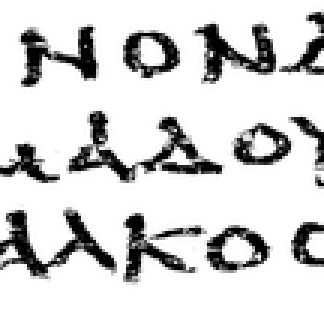
#> input picture files/original_bin/test_kp/4/orig_bin_02_ppp.png, 108 x 105 px, shrunk from 372 x 364 before the run, given as the content of the folder esktop/MT/papyrus-char-spotting/files/original_bin/test_kp/1, which was not available (shown 3 times larger)
$ python graph_creator.py   (older library calls are emulated)
#> lines starting #> are read from the running program, lines starting #| are printed output that depends on the picture; after the words box and inside, x2 and y2 are one past the last pixel; in counts of white or black regions, pixels touching at a corner belong together; long printed decimals are rounded; pictures that were not available may be replaced by others from this repository, and a replacement may not be noted
### python/contour_graph_creation.py
# -*- coding: utf-8 -*-
"""
Created on Sat May 30 10:01:00 2020

@author: Gwenael
"""

import numpy as np
import cv2 as cv
import matplotlib.pyplot as plt
import os
import glob
import skimage.morphology
import itertools
import copy
import random


def get_contours(img):
    """
    gets the contours with OpenCV's function

    Parameters
    ----------
    img : int array
        preprocessed binarized image
        (white background and black foreground)

    Returns
    -------
    cont : array
        array of arrays, one array for each contour

    """
    # negative image (black background)
    t, img = cv.threshold(img, 200, 1, cv.THRESH_BINARY_INV)
    img, cont, h = cv.findContours(img, cv.RETR_TREE, cv.CHAIN_APPROX_NONE)
    return cont

def fill_nodes_edges(cont,D):
    """
    fills the nodes and edges of a contour, nodes have distance d following
    the contour.
    The contour points seem to be given in order for each contour part by the
    OpenCV function.
    Node indices are easy to determine, so are edges
    (each node to its successor, with one more edge for linking start and finish).

    Parameters
    ----------
    cont : array
        coordinates of one contour
    d : int
        distance between nodes.

    Returns
    -------
    V_i : set
        index of the nodes (in the contour)
    E_i : set
        edges of the contour

    """
    V_i = set()
    E_i = set()
    L = len(cont)
    pts =  np.arange(0, L, D)
    for node in pts:
        V_i.add(node)
    # supplementary edge
    E_i.add(tuple(sorted((pts[0],pts[-1]))))
    for n in range(len(pts)-1):
        E_i.add(tuple(sorted((pts[n],pts[n+1]))))
    return V_i, E_i


def flatten(contours, Vc, Ec):
    """
    creates a unique array with all coordinates (no more separation between different
    contour parts) and a unique set of edges
    since we have unique indices, so the node set V is not needed anymore

    Parameters
    ----------
    contours : array
        coordinates of all contours
    Vc : dict
        dictionary of sets, index of nodes for each contour
    Ec : dict
        dictionary of sets, index of edges for each contour

    Returns
    -------
    coords : array
        coordinates in one array, no more contour separation
    E : set
        set of edges, using indices of coords

    """
    coords = []
    # used for storing temporary references for edges indexing
    index = [{} for i in contours]
    E = set()
    ind = 0
    # remember that nodes are ordered when produced
    for n, cc in enumerate(Vc):
        for node in Vc[cc]:
            coords.append(contours[n][node])
            index[n][node] = ind
            ind += 1
    # use the correct node index
    for n, cc in enumerate(Ec):
        for edge in Ec[cc]:
            n1 = edge[0]
            n2 = edge[1]
            i1 = index[n][n1]
            i2 = index[n][n2]
            E.add((i1, i2))
    return coords, E

# [54 lines left out: function display_img_graph, not called in this run]

def better_disp(img, contours, coords, E, name, D, v=0, mode='d', f=2):
    img = cv.resize(img, (0,0), fx=f, fy=f, interpolation=cv.INTER_NEAREST)
    img_blank = np.full((img.shape[0],img.shape[1]), 0, dtype='uint8')
    for i in range(len(contours)):
        contours[i] = contours[i]*f
    img_cont = cv.drawContours(img_blank, contours, -1, 255, 1)
    img_rgb = cv.cvtColor(img, cv.COLOR_GRAY2RGB)
    black = np.where(img == 0)
    for n in range(len(black[0])):
        img_rgb[black[0][n],black[1][n],:] = (200, 200, 200)
    for edge in E:
        n1 = edge[0]
        x1 = coords[n1][0]*f
        y1 = coords[n1][1]*f
        n2 = edge[1]
        x2 = coords[n2][0]*f
        y2 = coords[n2][1]*f
        cv.line(img_rgb, (x1, y1), (x2, y2), (150, 150, 150), 1)
    for node in coords:
        x = node[1]*f
        y = node[0]*f
        img_rgb[max(x-2,0):x+2,max(y-2,0):y+2] =(0,0,0)
    if mode == 'd':
        plt.subplot(2,1,1),plt.imshow(img_cont, cmap='gray')
        plt.subplot(2,1,2), plt.imshow(img_rgb)
        plt.tight_layout()
        plt.show()
    if mode == 's':
        location = 'C:/Users/Gwenael/Desktop/MT/papyrus-char-spotting/files/good_graph_images/cont/'
        if not os.path.exists(location):
            os.makedirs(location)
        if v != 0:
            plt.imsave(location+name+'_DP_'+str(v)+'.png', img_rgb)
        else:
            plt.imsave(location+name+'_D_'+str(D)+'.png', img_rgb)


def create_gxl(coords, E, name, D, v=None):
    """
    create a .gxl file containing the name, infos, standard deviations,
    normalized coordinates of nodes and edges of the graph

    Parameters
    ----------
    coords : array
        coordinates of the nodes
    E : set
        edges
    name : string
        name of the graph

    Returns
    -------
    None.

    """
    location = 'C:/Users/Gwenael/Desktop/MT/papyrus-char-spotting/files/graphs/contour/gxl/test_cont/'
    if v is not None:
        location = location + 'v_'+str(v)+'/'
    # location = 'C:/Users/Gwenael/Desktop/MT/graphs-gwenael/papyrus/test/'
    if not os.path.exists(location):
        os.makedirs(location)
    filename = location+name+'.gxl'
    header_lines = [
        '<?xml version="1.0" encoding="UTF-8"?>\n',
        '<!DOCTYPE gxl SYSTEM "http://www.gupro.de/GXL/gxl-1.0.dtd">\n',
        '<gxl>\n',
        '<graph edgeids="false" edgemode="undirected" id="'+name+'">\n']
    footer_lines = [
        '</graph>\n',
        '</gxl>']
    if len(coords) > 1:
        means = np.mean(coords, axis = 0)
        stdev = np.std(coords, axis = 0)
        max_val = np.amax(coords, axis = 0)
        # normalize coordinates: x_norm = (x - mean_x) / std_x, y_norm = (y - mean_y) / std_y
        if (stdev[0] != 0) and (stdev[1] != 0):
            file = open(filename, 'w')
            file.writelines(header_lines)
            norm_coords = [[(node[0] - means[0]) / stdev[0], (node[1] - means[1]) / stdev[1]] for node in coords]
            # keep mean, standard deviation, max values
            string = f'\t<attr name="x_mean">\n\t\t<float>{means[0]}</float>\n\t</attr>\n' \
                f'\t<attr name="y_mean">\n\t\t<float>{means[1]}</float>\n\t</attr>\n' \
                f'\t<attr name="x_std">\n\t\t<float>{stdev[0]}</float>\n\t</attr>\n' \
                f'\t<attr name="y_std">\n\t\t<float>{stdev[1]}</float>\n\t</attr>\n' \
                f'\t<attr name="x_max">\n\t\t<float>{max_val[0]}</float>\n\t</attr>\n' \
                f'\t<attr name="y_max">\n\t\t<float>{max_val[1]}</float>\n\t</attr>\n'
            file.write(string)
            # write all nodes
            for i, node in enumerate(norm_coords):
                string = f'\t<node id="{name}_{i}">\n' \
                    f'\t\t<attr name="x">\n\t\t\t<float>{node[0]}</float>\n\t\t</attr>\n' \
                    f'\t\t<attr name="y">\n\t\t\t<float>{node[1]}</float>\n\t\t</attr>\n' \
                    f'\t</node>\n'
                file.write(string)
            # write all edges
            for edge in E:
                string = f'\t<edge from="{name}_{edge[0]}" to="{name}_{edge[1]}"/>\n'
                file.write(string)
            file.writelines(footer_lines)
            file.close()


def contour_graph(img, D, name, v=0):
    """
    main function, calls the other ones

    Parameters
    ----------
    img : array
        preprocessed binarized image
    d : int
        distance between pixels
    name : String
        name of the graph

    Returns
    -------
    None.

    """
    contours = get_contours(img)
    temp_c = []
    for cont in contours:
        appr_cont = cont
        if v != 0:
            # eps = v * cv.arcLength(cont, True)
            eps = v
            appr_cont = cv.approxPolyDP(cont, eps, True)
        temp_c.append(appr_cont[:,0])
    contours = temp_c
    Vc = {}
    Ec = {}
    for i, cont in enumerate(contours):
        Vc_i, Ec_i = fill_nodes_edges(cont,D)
        Vc[i] = Vc_i
        Ec[i] = Ec_i
    coords, E = flatten(contours, Vc, Ec)
    #display_img_graph(img, contours, coords, E, name, D, v, 's')
    better_disp(img, contours, coords, E, name, D, v, 's',6)
    create_gxl(coords, E, name, D, v) # !change location in fct itself


def contour_start(location, D, slc = None, v=0):
    fileset = glob.glob(location+'*.png')
    if slc is not None:
        fileset = fileset[slc[0]:slc[1]]
    for f in fileset:
        img = cv.imread(f, 0)
        name = f.split(sep = "\\")[-1][:-4]
        contour_graph(img, D, name, v)


def main():
    print("Run from graph_creator.py")

# [2 lines that do not run on import are left out]

### python/graph_creator.py
# -*- coding: utf-8 -*-
"""
Created on Mon Jun  8 12:11:25 2020

@author: Gwenael
"""
import time
import glob
from keypoint_graph_creation import keypoint_start
from contour_graph_creation import contour_start


location = 'C:/Users/Gwenael/Desktop/MT/papyrus-char-spotting/files/original_bin/test_kp/'

def contour():
    print('Contour Graphs')
    D_list = [2,3,4,5,6,8,10,12]
    D = 1
    v_list = [0.5, 1, 2, 3, 4]
    for vi in v_list:
        start = time.time()
        print(f'start: D = {D}, v = {vi}')
        contour_start(location, D, v=vi)
        end = time.time()
        print(f'\t end: time =  {(end-start):.5} s')
    for Di in D_list:
        start = time.time()
        print(f'start: D = {Di}')
        contour_start(location, Di)
        end = time.time()
        print(f'\t end: time =  {(end-start):.5} s')


def keypoint():
    print('Keypoint Graphs')
    D_list = [2,3,4,5,6,8,10,12]
    for Di in D_list:
        start = time.time()
        print(f'start: D = {Di}')
        keypoint_start(location, Di)
        end = time.time()
        print(f'\t end: time =  {(end-start):.5} s')


def test():
    location = 'C:/Users/Gwenael/Desktop/MT/papyrus-char-spotting/files/original_bin/test_kp/1/'
    print('Contour Graphs')
    D = 1
    D_list = [2,3,4,5,6,8,10,12]
    v_list = [0.5, 1, 2, 3, 4]
    for Di in D_list:
        start = time.time()
        print(f'start: D = {Di}')
        contour_start(location, Di)
#> in contour_start, img is the input picture: shape (105, 108); min 0, max 255, mean 211.2
#> in get_contours, `t, img = cv.threshold(img, 200, 1, cv.THRESH_BINARY_INV)`:
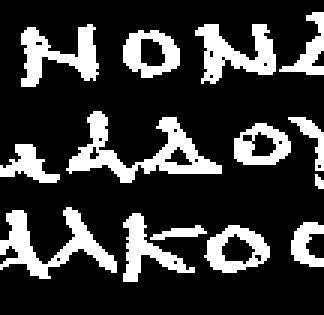
#> img: shape (105, 108) (shown 3 times larger); values 0 (black) and 1 (white), 21.7% white; 14 white regions (1 under 20 px)
#> in get_contours, `img, cont, h = cv.findContours(img, cv.RETR_TREE, cv.CHAIN_APPROX_NONE)`: cont = 33 contours, 16 with area under 20; largest, box (x1, y1, x2, y2) and area: (22, 37, 74, 61) 372, (0, 69, 39, 93) 268, (65, 8, 92, 28) 226, (68, 75, 90, 91) 224, (7, 8, 33, 29) 208; h = 33 rows, first 6: [3, -1, 1, -1], [2, -1, -1, 0], [-1, 1, -1, 0], [4, 0, -1, -1], [5, 3, -1, -1], [7, 4, 6, -1]
#> in contour_graph, `contours = get_contours(img)`: contours has the same summary as cont in get_contours
#> the loop in contour_graph, `for cont in contours:` made 33 passes
#> after the loop in contour_graph, `for cont in contours:`: temp_c = 33 items
#> the loop in contour_graph, `for i, cont in enumerate(contours):` made 33 passes
#> L in fill_nodes_edges on passes 1, 4, 5, 6, 8, 11, 12, 16, 18, 24, 26, 31: 51, 36, 47, 83, 143, 58, 47, 46, 158, 51, 103, 105
#> (L in fill_nodes_edges, pts in fill_nodes_edges) on passes 2, 3, 10, 14, 15, 20: (7, [0, 2, 4, 6]), (29, [0, 2, 4, 6, 8, 10, 12, 14, 16, 18, 20, 22, 24, 26, 28]), (9, [0, 2, 4, 6, 8]), (10, [0, 2, 4, 6, 8]), (25, [0, 2, 4, 6, 8, 10, 12, 14, 16, 18, 20, 22, 24]), (22, [0, 2, 4, 6, 8, 10, 12, 14, 16, 18, 20])
#> the loop in flatten, `for n, cc in enumerate(Vc):` made 33 passes
#> after the loop in flatten, `for n, cc in enumerate(Vc):`: coords = 602 pairs, first value 0 to 107, second value 4 to 93; ind = 602
#> the loop in flatten, `for n, cc in enumerate(Ec):` made 33 passes
#> after the loop in flatten, `for n, cc in enumerate(Ec):`: E = 592 items
#> in better_disp, `img = cv.resize(img, (0,0), fx=f, fy=f, interpolation=cv.INTER_NEAREST)`:
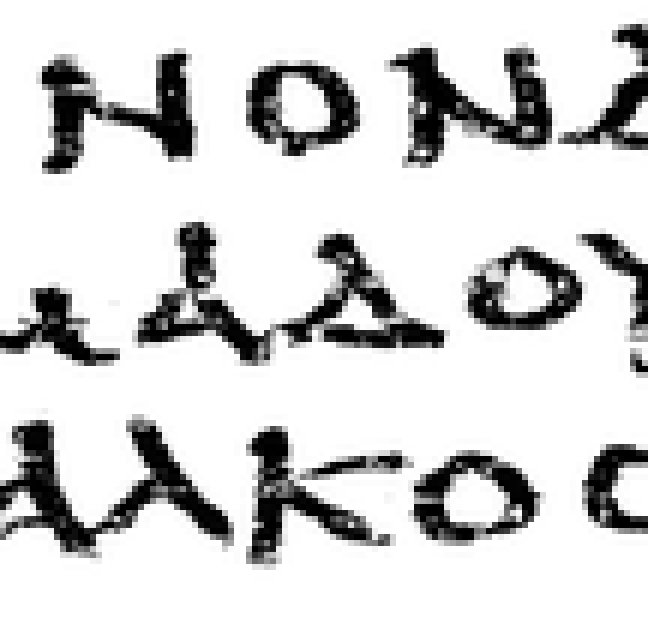
#> img: shape (630, 648); min 0, max 255, mean 211.2
#> the loop in better_disp, `for i in range(len(contours)):` made 33 passes
#> after the loop in better_disp, `for i in range(len(contours)):`: contours = 33 items
#> in better_disp, `img_cont = cv.drawContours(img_blank, contours, -1, 255, 1)`:
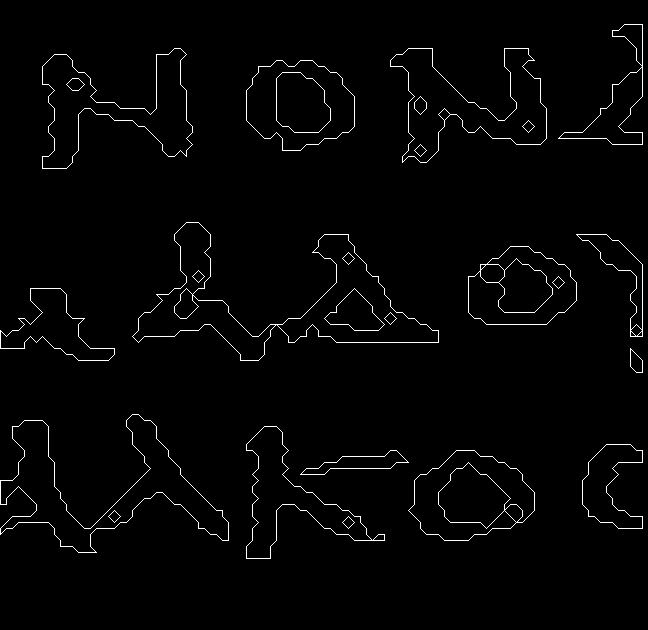
#> img_cont: shape (630, 648); 1.7% white in thin lines or dots, all inside (x1, y1, x2, y2) = (0, 24, 643, 559)
#> in better_disp, `black = np.where(img == 0)`: black = 20232 positions, rows 30 to 551, columns 0 to 647
#> after the loop in better_disp, `for n in range(len(black[0])):`: img_rgb: shape (630, 648, 3); min 1, max 255, mean 221.1
#> the loop in better_disp, `for edge in E:` made 592 passes
#> (x1, y1, x2, y2) on passes 1 to 3: (312, 132, 300, 132), (582, 492, 582, 504), (252, 558, 264, 558)
#> after the loop in better_disp, `for edge in E:`:
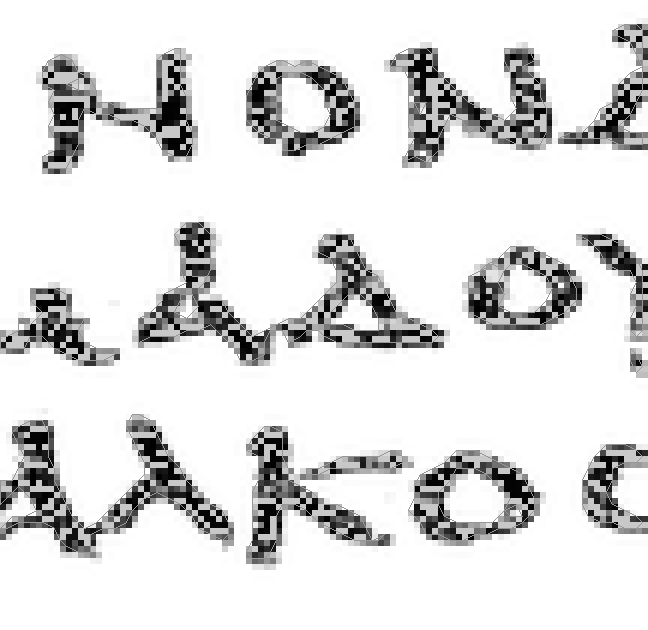
#> img_rgb: shape (630, 648, 3); min 1, max 255, mean 221.5
#> the loop in better_disp, `for node in coords:` made 602 passes
#> (node, x, y) on passes 1 to 3: ([76, 75], 450, 456), ([74, 77], 462, 444), ([72, 78], 468, 432)
#> after the loop in better_disp, `for node in coords:`:
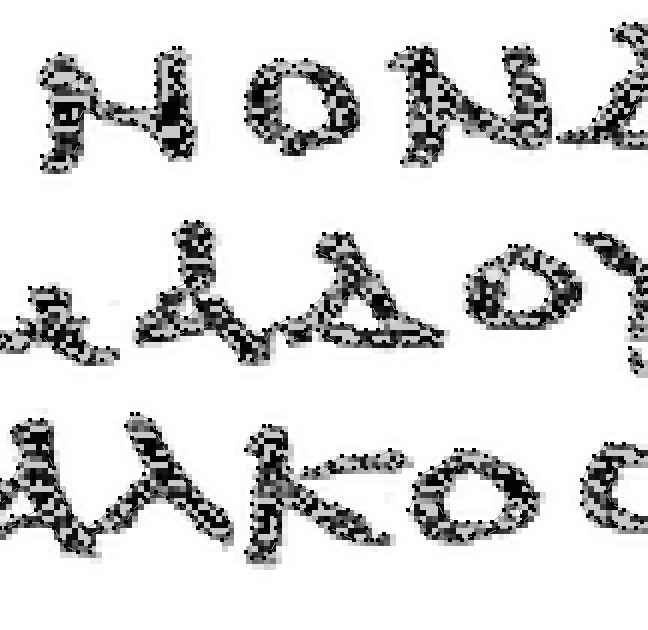
#> img_rgb: shape (630, 648, 3); 2.32% of pixels changed, all inside (x1, y1, x2, y2) = (0, 22, 644, 560)
#> in create_gxl, `means = np.mean(coords, axis = 0)`: means = [56.05, 50.62]
#> in create_gxl, `stdev = np.std(coords, axis = 0)`: stdev = [31.82, 26.99]
#> in create_gxl, `max_val = np.amax(coords, axis = 0)`: max_val = [107, 93]
#> in create_gxl, `norm_coords = [[(node[0] - means[0]) / stdev[0], (node[1] - means[1]) ..`: norm_coords = 602 pairs, first value -1.76 to 1.6, second value -1.73 to 1.57
#> the loop in create_gxl, `for i, node in enumerate(norm_coords):` made 602 passes
#> node on passes 1 to 3: [0.627, 0.903], [0.564, 0.977], [0.501, 1.01]
        end = time.time()
        print(f'\t end: time =  {(end-start):.5} s')
    for vi in v_list:
        start = time.time()
        print(f'start: D = {D}, v = {vi}')
        contour_start(location, D, v=vi)
#> the loop in better_disp (call 9), `for i in range(len(contours)):` made 33 passes
#> after the loop in better_disp (call 9), `for edge in E:`:
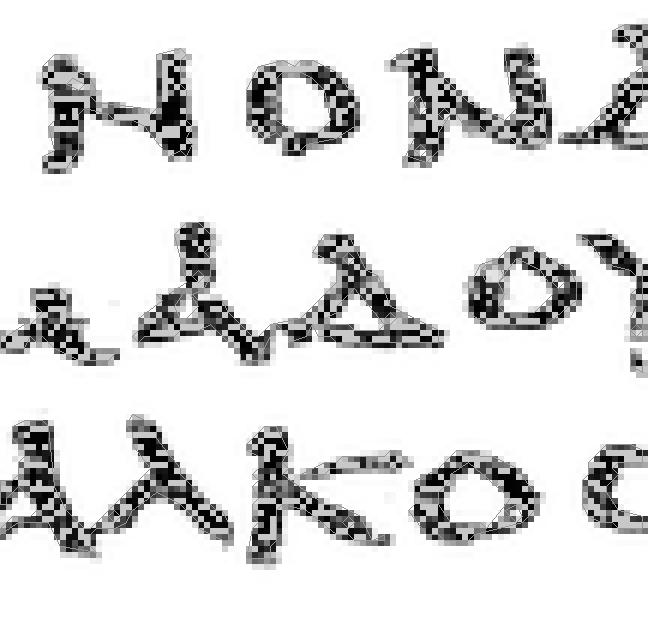
#> img_rgb: shape (630, 648, 3); min 1, max 255, mean 221.5
#> the loop in better_disp (call 9), `for node in coords:` made 460 passes
#> node on passes 1 to 3: [68, 85], [71, 89], [73, 89]
#> after the loop in better_disp (call 9), `for node in coords:`:
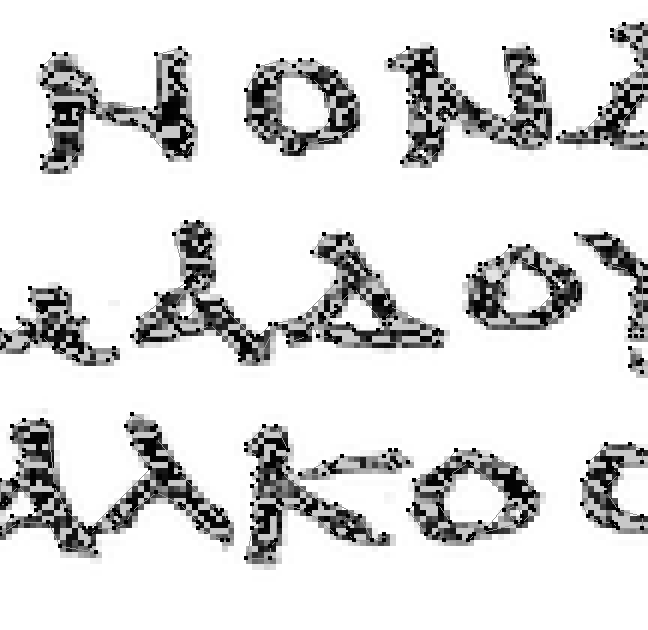
#> img_rgb: shape (630, 648, 3); 1.78% of pixels changed, all inside (x1, y1, x2, y2) = (0, 22, 644, 560)
        end = time.time()
        print(f'\t end: time =  {(end-start):.5} s')
#| 	 end: time =  0.324 s


test()
# contour()
# keypoint()
